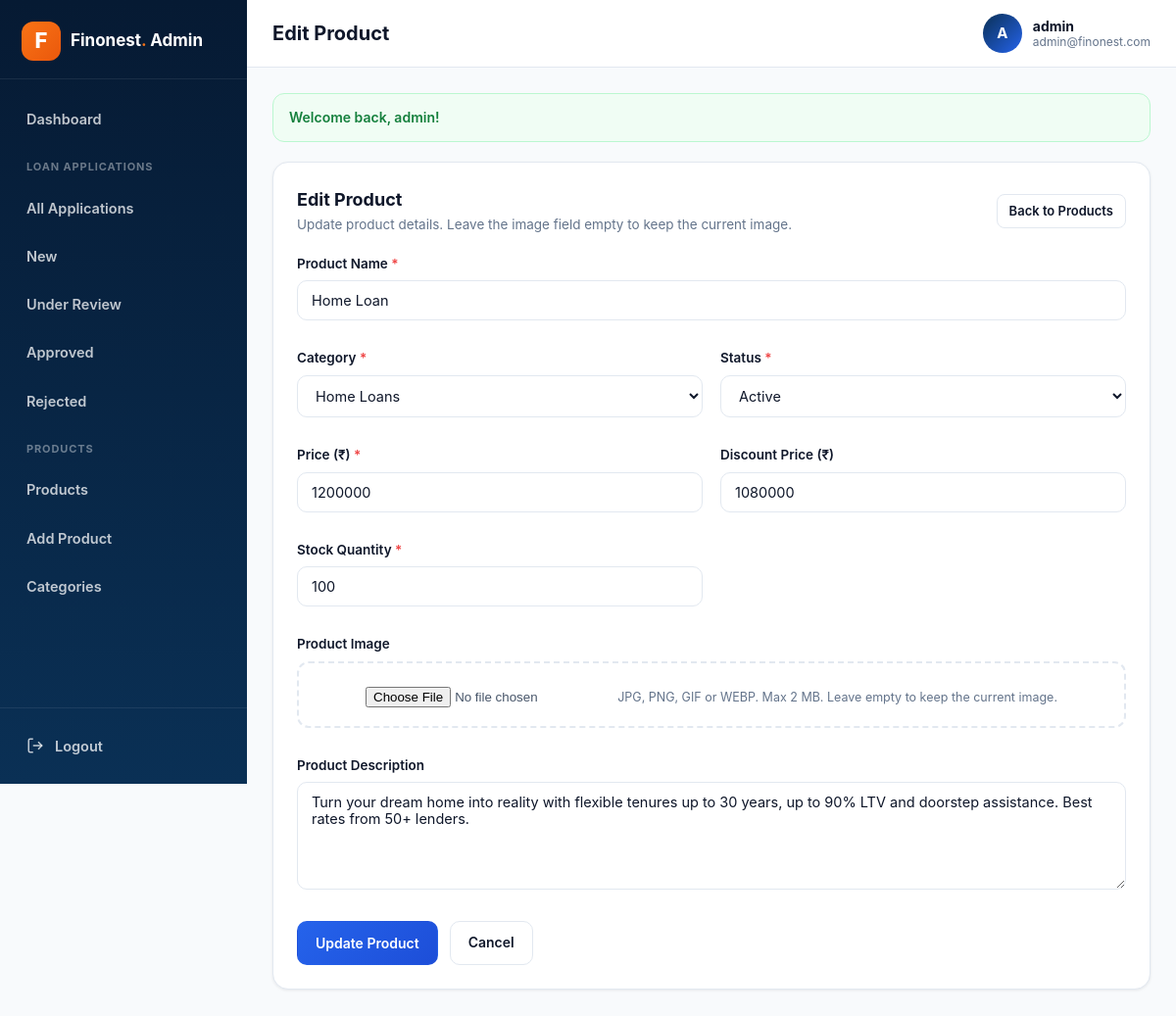
Page /admin/edit-product.php?id=1 (signed in) on the committed database.
### tables this page shows
CREATE TABLE IF NOT EXISTS products (
  id INT UNSIGNED NOT NULL AUTO_INCREMENT,
  product_name VARCHAR(200) NOT NULL,
  category_id INT UNSIGNED NOT NULL,
  description TEXT DEFAULT NULL,
  price DECIMAL(12,2) NOT NULL DEFAULT 0.00,
  discount_price DECIMAL(12,2) DEFAULT NULL,
  image VARCHAR(255) DEFAULT NULL,
  stock_quantity INT NOT NULL DEFAULT 0,
  status TINYINT(1) NOT NULL DEFAULT 1 COMMENT '1=Active, 0=Inactive',
  created_at TIMESTAMP DEFAULT CURRENT_TIMESTAMP,
  updated_at TIMESTAMP DEFAULT CURRENT_TIMESTAMP ON UPDATE CURRENT_TIMESTAMP,
  PRIMARY KEY (id),
  KEY idx_category_id (category_id),
  KEY idx_status (status),
  CONSTRAINT fk_products_category
    FOREIGN KEY (category_id) REFERENCES categories (id)
    ON DELETE RESTRICT ON UPDATE CASCADE
);

CREATE TABLE IF NOT EXISTS categories (
  id INT UNSIGNED NOT NULL AUTO_INCREMENT,
  category_name VARCHAR(150) NOT NULL,
  description TEXT DEFAULT NULL,
  status TINYINT(1) NOT NULL DEFAULT 1 COMMENT '1=Active, 0=Inactive',
  created_at TIMESTAMP DEFAULT CURRENT_TIMESTAMP,
  updated_at TIMESTAMP DEFAULT CURRENT_TIMESTAMP ON UPDATE CURRENT_TIMESTAMP,
  PRIMARY KEY (id),
  UNIQUE KEY uq_category_name (category_name),
  INDEX idx_status (status)
);

### includes/functions.php (called while the page is built, shortened)
<?php
function e(?string $value): string
{
    return htmlspecialchars((string) $value, ENT_QUOTES, 'UTF-8');
}
function get($key, $default = ''): string
{
    return trim((string) ($_GET[$key] ?? $default));
}

### admin/edit-product.php (the view, shortened to what this page needs)
<?php
require_once __DIR__ . '/includes/auth.php';
$id = (int) get('id');
$stmt = $pdo->prepare('SELECT * FROM products WHERE id = ? LIMIT 1');
$stmt->execute([$id]);
$product = $stmt->fetch();
$categories = $pdo->query('SELECT * FROM categories ORDER BY category_name')->fetchAll();
$old = [
    'product_name'   => $product['product_name'],
    'category_id'    => (string) $product['category_id'],
    'description'    => $product['description'],
    'price'          => rtrim(rtrim(number_format((float)$product['price'], 2, '.', ''), '0'), '.'),
    'discount_price' => $product['discount_price'] !== null
        ? rtrim(rtrim(number_format((float)$product['discount_price'], 2, '.', ''), '0'), '.')
        : '',
    'stock_quantity' => (string) $product['stock_quantity'],
    'status'         => (string) $product['status'],
];
include __DIR__ . '/includes/header.php';
?>
<div class="panel">
  <div class="panel-head">
    <div>
      <h2>Edit Product</h2>
      <p>Update product details. Leave the image field empty to keep the current image.</p>
    </div>
    <a href="products.php" class="btn btn-ghost btn-sm">Back to Products</a>
  </div>
  <form method="post" action="edit-product.php?id=<?= $id ?>" class="admin-form" enctype="multipart/form-data">
    <div class="form-grid">
      <div class="form-group full">
        <label for="product_name">Product Name <span class="req">*</span></label>
        <input class="form-control" type="text" id="product_name" name="product_name"
               value="<?= e($old['product_name']) ?>" required />
      </div>
      <div class="form-group">
        <label for="category_id">Category <span class="req">*</span></label>
        <select class="form-control" id="category_id" name="category_id" required>
          <?php foreach ($categories as $cat): ?>
            <option value="<?= (int)$cat['id'] ?>" <?= $old['category_id'] == $cat['id'] ? 'selected' : '' ?>>
              <?= e($cat['category_name']) ?>
            </option>
          <?php endforeach; ?>
        </select>
      </div>
      <div class="form-group">
        <label for="status">Status <span class="req">*</span></label>
        <select class="form-control" id="status" name="status">
          <option value="1" <?= $old['status'] === '1' ? 'selected' : '' ?>>Active</option>
        </select>
      </div>
      <div class="form-group">
        <label for="price">Price (₹) <span class="req">*</span></label>
        <input class="form-control" type="number" step="0.01" min="0" id="price" name="price"
               value="<?= e($old['price']) ?>" required />
      </div>
      <div class="form-group">
        <label for="discount_price">Discount Price (₹)</label>
        <input class="form-control" type="number" step="0.01" min="0" id="discount_price" name="discount_price"
               value="<?= e($old['discount_price']) ?>" />
      </div>
      <div class="form-group">
        <label for="stock_quantity">Stock Quantity <span class="req">*</span></label>
        <input class="form-control" type="number" min="0" step="1" id="stock_quantity" name="stock_quantity"
               value="<?= e($old['stock_quantity']) ?>" required />
      </div>
      <div class="form-group full">
        <label for="image">Product Image</label>
        <div class="file-box">
          <input type="file" id="image" name="image" accept=".jpg,.jpeg,.png,.gif,.webp,image/jpeg,image/png,image/gif,image/webp" />
          <span class="form-hint">JPG, PNG, GIF or WEBP. Max 2 MB. Leave empty to keep the current image.</span>
        </div>
      </div>
      <div class="form-group full">
        <label for="description">Product Description</label>
        <textarea class="form-control" id="description" name="description"><?= e($old['description']) ?></textarea>
      </div>
    </div>
    <div class="form-actions">
      <button type="submit" class="btn btn-primary">Update Product</button>
      <a href="products.php" class="btn btn-ghost">Cancel</a>
    </div>
  </form>
</div>
<?php include __DIR__ . '/includes/footer.php'; ?>

### admin/css/admin.css (style rules this page uses)
* { margin: 0; padding: 0; box-sizing: border-box; }
:root { --navy: #0a3055; --navy-2: #0B2347; --navy-dark: #061a33; --blue: #2563eb; --orange: #f97316; --orange-dark: #ea580c; --green: #22c55e; --red: #ef4444; --ink: #0f172a; --body: #475569; --muted: #64748b; --slate-50: #f8fafc; --slate-100: #f1f5f9; --border: #e2e8f0; --white: #fff; --shadow-sm: 0 1px 3px rgba(2,12,27,.08); --shadow: 0 10px 30px rgba(2,12,27,.10); --shadow-lg: 0 25px 60px rgba(2,12,27,.14); --radius: 12px; --radius-lg: 16px; --font-head: 'Outfit', 'Plus Jakarta Sans', -apple-system, sans-serif; --font-body: 'Plus Jakarta Sans', -apple-system, Segoe UI, Roboto, sans-serif; }
html, body { height: 100%; }
body { font-family: var(--font-body); color: var(--body); background: var(--slate-50); font-size: 15px; line-height: 1.6; }
a { text-decoration: none; color: var(--blue); }
.panel { background: var(--white); border: 1px solid var(--border); border-radius: var(--radius-lg); padding: 24px; box-shadow: var(--shadow-sm); margin-bottom: 24px; }
.panel-head { display: flex; align-items: center; justify-content: space-between; gap: 14px; margin-bottom: 18px; flex-wrap: wrap; }
.panel-head h2 { font-family: var(--font-head); font-size: 18px; color: var(--ink); }
.panel-head p { font-size: 13.5px; color: var(--muted); }
.btn { display: inline-flex; align-items: center; gap: 7px; justify-content: center; border: 1px solid transparent; border-radius: 10px; cursor: pointer; font-family: var(--font-head); font-weight: 600; font-size: 14px; padding: 10px 18px; transition: all .2s ease; }
.btn-primary { background: linear-gradient(135deg, var(--blue), #1d4ed8); color: #fff; }
.btn-ghost { background: var(--white); border-color: var(--border); color: var(--ink); }
.btn-sm { padding: 6px 12px; font-size: 13px; border-radius: 8px; }
.admin-form .form-grid { display: grid; grid-template-columns: repeat(2,1fr); gap: 18px; }
.admin-form .form-group.full { grid-column: 1 / -1; }
.form-group { display: flex; flex-direction: column; gap: 6px; margin-bottom: 10px; }
.form-group label { font-weight: 600; font-size: 13.5px; color: var(--ink); }
.form-group .req { color: var(--red); }
.form-control { width: 100%; padding: 11px 14px; border: 1px solid var(--border); border-radius: 10px; font-family: var(--font-body); font-size: 14.5px; color: var(--ink); background: var(--white); transition: border .15s ease, box-shadow .15s ease; }
textarea.form-control { resize: vertical; min-height: 110px; }
select.form-control { cursor: pointer; }
.form-hint { font-size: 12.5px; color: var(--muted); }
.form-actions { display: flex; gap: 12px; margin-top: 22px; flex-wrap: wrap; }
.file-box { border: 2px dashed var(--border); border-radius: 12px; padding: 18px; text-align: center; }
.file-box input[type="file"] { margin-top: 6px; }

### rows in the picture
products: product_name "Home Loan", category_id "Home Loans", status "Active", price "1200000", discount_price "1080000", stock_quantity "100", description "Turn your dream home into reality with flexible tenures up to 30 years, up to 90% LTV and doorstep assistance. Best rates from 50+ lenders."

### other values in the picture
$label "Dashboard All Applications New Under Review Approved Rejected Products Add Product Categories"
$pageTitle "Edit Product"
substr($_SESSION['admin_username'] ?? 'A', 0, 1) "A"
$_SESSION['admin_username'] "admin"
$_SESSION['admin_email'] "admin@finonest.com"
$flash['message'] "Welcome back, admin!"
